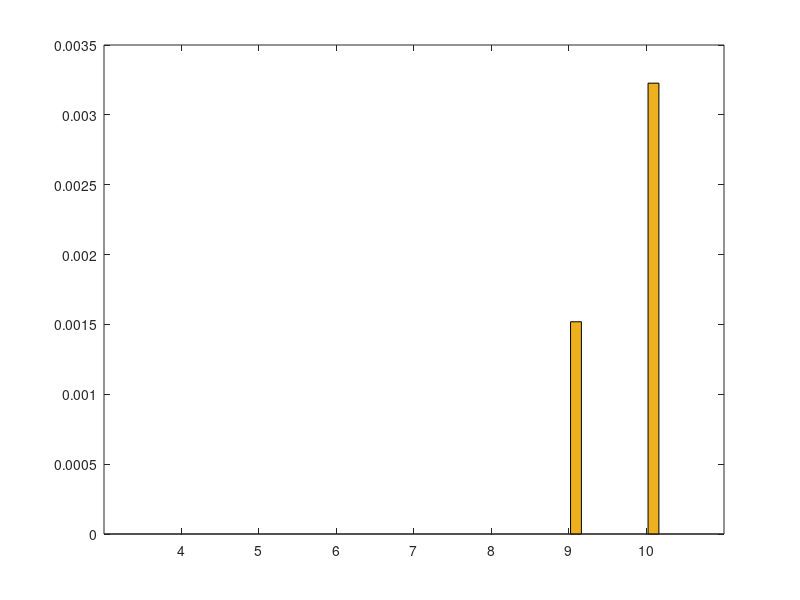

Write the MATLAB code that produced this figure. (Note: this script raises an error after producing the figure.)
clear; close all; clc
textSize = 16;
linewid = 1;


% MI 256 384 512 640
% SI 256 384 512 640
% MO 256 384 512 640
% SO 256 384 512 640
kleImpBMR = [
   0 0 0 0 0 0 0; 
   0 0 0 0 0 0 0;
   0 0 0 0 0 1-0.9984809028 1-0.9967730978; 
   0 0 0 0 0 0 0
   ];
epi = [4, 5, 6, 7, 8, 9, 10];

figure(1)
bar(epi, kleImpBMR(1:4,:)', 'grouped')
hold on
ax = gca;
ax.YAxis.FontSize = 13;
ax.XAxis.FontSize = 13;
ax.YAxis.FontWeight = 'bold';
ax.XAxis.FontWeight = 'bold';
xticklabels({'32','64','128','256','384','512','640'})
ylim([0 0.006])
legend('Mobile Indoor','Stationary Indoor', 'Mobile Outdoor', 'Stationary Outdoor', 'FontSize',textSize, 'FontWeight','bold', 'Location','northeast')
xlabel('# of Episodes', 'FontSize', 15, 'FontWeight','bold')
ylabel('BMR (%)', 'FontSize',15, 'FontWeight','bold')

for i=1:length(kleImpBMR)
    text(epi(i)-0.3,kleImpBMR(1,i),strcat(num2str(kleImpBMR(1,i), '%.2g'),"/"), 'FontWeight','bold', 'HorizontalAlignment', 'center', 'VerticalAlignment', 'bottom')
    text(epi(i)-0.1,kleImpBMR(2,i),strcat(num2str(kleImpBMR(2,i), '%.2g'),"/"), 'FontWeight','bold', 'HorizontalAlignment', 'center', 'VerticalAlignment', 'bottom')
    text(epi(i)+0.1,kleImpBMR(3,i),strcat(num2str(kleImpBMR(3,i), '%.2g'),"/"), 'FontWeight','bold', 'HorizontalAlignment', 'center', 'VerticalAlignment', 'bottom')
    text(epi(i)+0.3,kleImpBMR(4,i),num2str(kleImpBMR(4,i), '%.2g'), 'FontWeight','bold', 'HorizontalAlignment', 'center', 'VerticalAlignment', 'bottom')
end

print('kleImpBMRLm','-depsc')